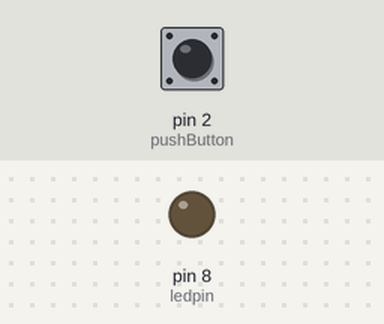
The sketch below on a simulated Arduino Uno, built with avr-gcc and run on an emulated ATmega328P. Shown: output pins drawn as LEDs (lit = HIGH). Inputs (shaded band) come from the test bench; at power-on: pin 2 (pushButton) LOW.

Above: at 1.2 s.
1.3 s: pin 2 (pushButton) pulled HIGH for 0.15 s
At 1.6 s:
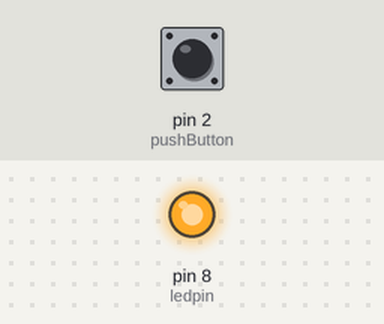
2.9 s: pin 2 (pushButton) pulled HIGH for 1 s
At 4.0 s:
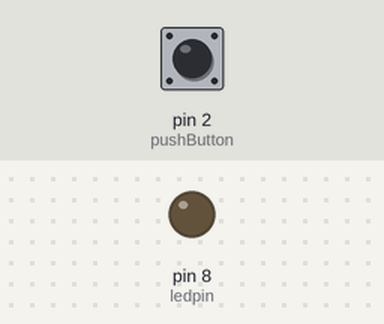
5.4 s: pin 2 (pushButton) pulled HIGH for 3.2 s
At 5.9 s:
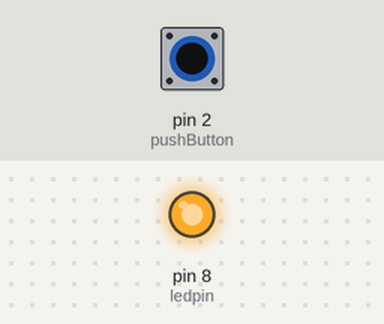
Timing chart, 0 to 8.4 s (numbered marks = the images above; inputs shaded):
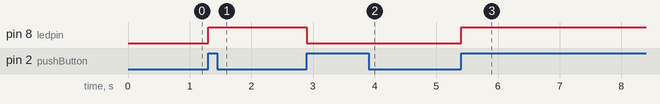

The sketch:

switch_led1.ino
```cpp
#define pushButton 2
#define ledpin 8

int state = LOW;
int last_state = LOW;
void setup(){
  pinMode(pushButton, INPUT);
  pinMode(ledpin, OUTPUT);
}


void loop() {
  int buttonState = digitalRead(pushButton);


  if (buttonState == HIGH && last_state == LOW) {
    state = !state;
    digitalWrite(ledpin, state);
  }
  last_state = buttonState;
}
```

Measured:
- after the input at 1.3 s, pin 8 (ledpin): LOW → HIGH at once
- after the input at 2.9 s, pin 8 (ledpin): HIGH → LOW at once
- after the input at 5.4 s, pin 8 (ledpin): LOW → HIGH at once
